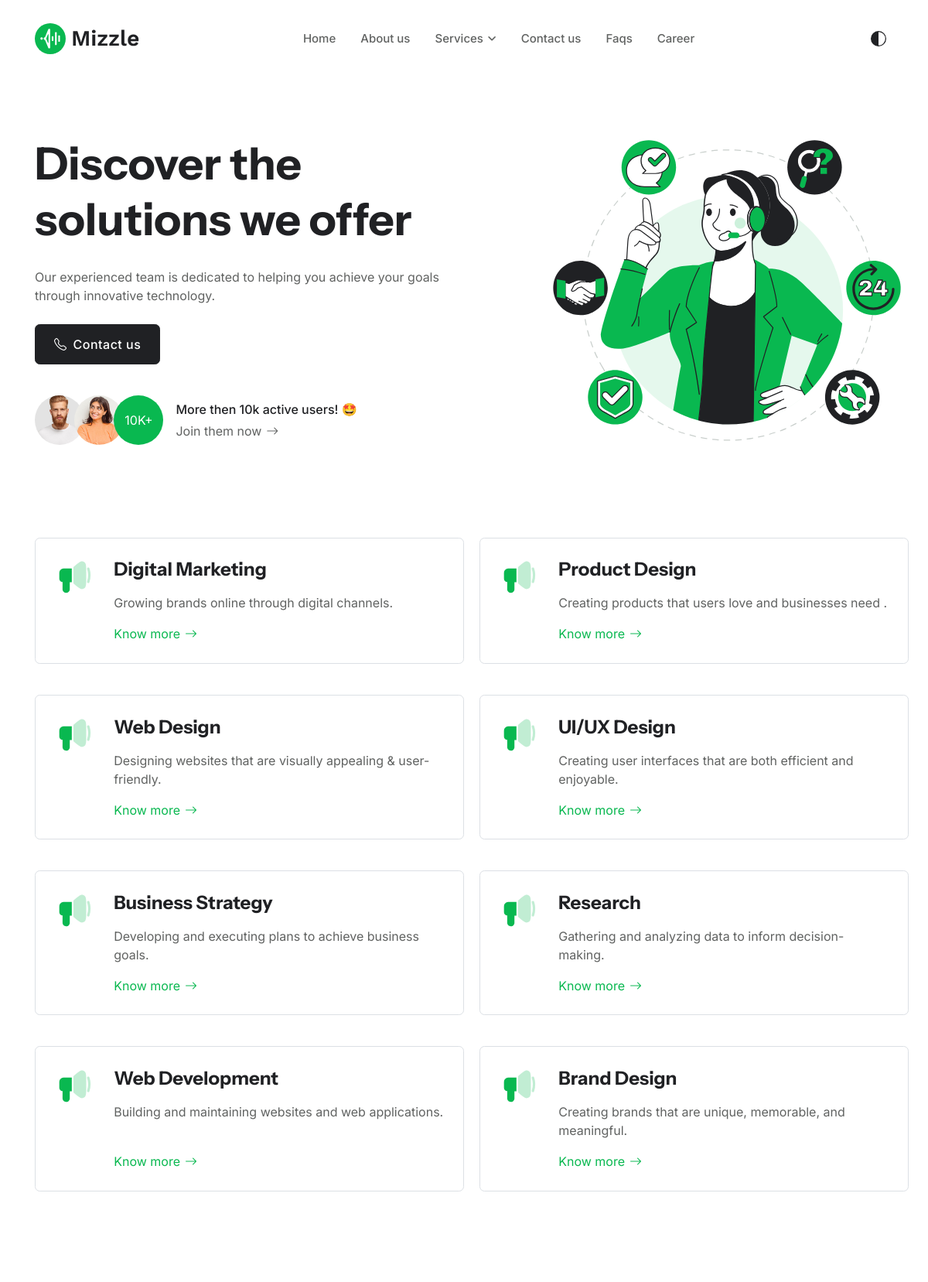
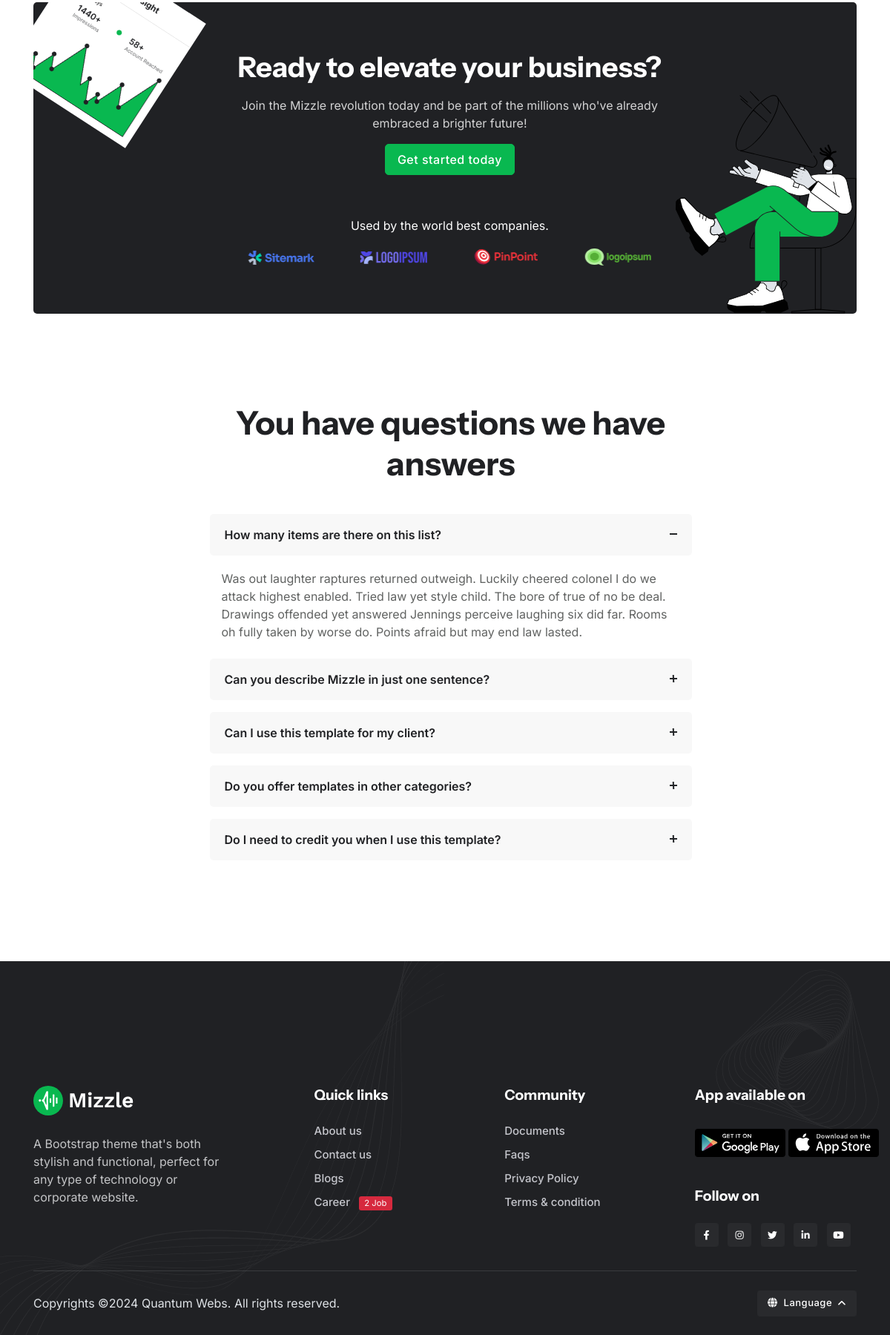
Page /services/ on the committed database (2 pictures, top to bottom).
### service/models.py (models this page shows, shortened)
class Service(models.Model):
    type = models.CharField(max_length=50)
    icon = models.CharField(max_length=100, null=True)
    content = models.TextField()

### service/views.py (the view)
# urls.py: path('', include('service.urls')),
def service(request):
    categories = Service.objects.all()
    context = {
        'categories': categories
    }
    return render(request, 'services.html', context)

### templates/services.html (shortened to what this page needs)
{% extends "base.html" %}
{% load static %}
    {% block Content %}
    <main>
        <section class="pt-lg-8 pt-xl-9">
            <div class="container position-relative pt-4 pt-lg-0">
                <div class="row align-items-center">
                    <div class="col-md-7 col-xl-6 mb-7 mb-md-0">
                        <h1 class="mb-4">Discover the solutions we offer</h1>
                        <p class="mb-4">Our experienced team is dedicated to helping you achieve your goals through innovative technology. </p>
                        <a href="contact-v1.html" class="btn btn-lg btn-dark mb-5"><i class="bi bi-telephone me-2"></i>Contact us</a>
                        <div class="d-sm-flex align-items-center">
                            <ul class="avatar-group mb-0 align-items-center">
                                <li class="avatar avatar-lg">
                                    <img class="avatar-img rounded-circle" src="{% static "theme-assets/images/avatar/08.jpg" %}" alt="avatar">
                                </li>
                                <li class="avatar avatar-lg">
                                    <img class="avatar-img rounded-circle" src="{% static "theme-assets/images/avatar/12.jpg" %}" alt="avatar">
                                </li>
                                <li class="avatar avatar-lg">
                                    <div class="avatar-img rounded-circle bg-primary"><span class="text-white position-absolute top-50 start-50 translate-middle">10K+</span></div>
                                </li>
                            </ul>
                            <div class="ms-sm-3 mt-2 mt-sm-0">
                                <p class="heading-color fw-normal mb-1">More then 10k active users! 🤩</p>
                                <a class="icon-link icon-link-hover text-primary-hover mt-auto" href="#">Join them now<i class="bi bi-arrow-right"></i> </a>
                            </div>
                        </div>
                    </div>
                    <div class="col-md-5 ms-auto">
                        <img src="{% static "theme-assets/images/elements/service.svg" %}" alt="">
                    </div>
                </div>
            </div>
        </section>
        <section class="pt-0">
            <div class="container">
                <div class="row g-4 g-lg-5">
                    {% for category in categories %}
                        <div class="col-md-6">
                            <div class="card card-body card-hover-shadow border d-flex flex-row p-4 h-100">
                                <figure class="text-primary mb-0">
                                </figure>
                                <div class="d-flex flex-column ms-4">
                                    <h5 class="mb-3">{{category.type}}</h5>
                                    <p class="mb-3">{{category.content}}</p>
                                    <a class="icon-link icon-link-hover stretched-link mt-auto" href="service-single.html">Know more<i class="bi bi-arrow-right"></i> </a>
                                </div>
                            </div>
                        </div>
                    {% endfor %}
                </div>
            </div>
        </section>
        <section class="pt-0">
            <div class="container">
                <div class="bg-dark rounded position-relative overflow-hidden p-4 p-sm-7">
                    <div class="position-absolute top-0 start-0 mt-n8 mt-xl-n5 d-none d-md-block">
                        <img src="{% static "theme-assets/images/elements/saas-decoration/05.png" %}" class="rotate-33 h-200px" alt="">
                    </div>
                    <div class="position-absolute end-0 bottom-0 d-none d-lg-block">
                        <img src="{% static "theme-assets/images/elements/cta-vector.svg" %}" class="h-200px h-xl-300px" alt="">
                    </div>
                    <div class="row g-4 position-relative">
                        <div class="col-lg-10 col-xl-7 mx-auto text-center">
                            <h3 class="text-white mb-3">Ready to elevate your business?</h3>
                            <p class="text-white opacity-8">Join the Mizzle revolution today and be part of the millions who've already embraced a brighter future!</p>
                            <a href="#" class="btn btn-primary mb-6">Get started today</a>
                            <p class="text-white text-center">Used by the world best companies.</p>
                            <div class="swiper" data-swiper-options='{
						"loop": false,
						"slidesPerView": 2,
						"spaceBetween": 30,
						"breakpoints": {
							"576": {"slidesPerView": 2},
							"768": {"slidesPerView": 4}
						}}'>
                                <div class="swiper-wrapper align-items-center">
                                    <div class="swiper-slide">
                                        <img src="{% static "theme-assets/images/client/04.svg" %}" class="px-sm-3 ps-0" alt="client-img">
                                    </div>
                                    <div class="swiper-slide">
                                        <img src="{% static "theme-assets/images/client/01.svg" %}" class="px-sm-3" alt="client-img">
                                    </div>
                                    <div class="swiper-slide">
                                        <img src="{% static "theme-assets/images/client/02.svg" %}" class="px-sm-3" alt="client-img">
                                    </div>
                                    <div class="swiper-slide">
                                        <img src="{% static "theme-assets/images/client/03.svg" %}" class="px-sm-3" alt="client-img">
                                    </div>
                                </div>
                            </div>
                        </div>
                    </div>
                </div>
            </div>
        </section>
        <section class="pt-0">
            <div class="container">
                <div class="row">
                    <div class="col-lg-7 mx-auto">
                        <h2 class="text-center mb-5">You have questions we have answers</h2>
                        <div class="accordion accordion-icon accordion-bg-light" id="accordionFaq">
                            <div class="accordion-item mb-3">
                                <div class="accordion-header font-base" id="heading-1">
                                    <button class="accordion-button fw-semibold rounded collapsed" type="button" data-bs-toggle="collapse" data-bs-target="#collapse-1" aria-expanded="true" aria-controls="collapse-1">
								How many items are there on this list?
							</button>
                                </div>
                                <div id="collapse-1" class="accordion-collapse collapse show" aria-labelledby="heading-1" data-bs-parent="#accordionFaq">
                                    <div class="accordion-body mt-3 pb-0">
                                        Was out laughter raptures returned outweigh. Luckily cheered colonel I do we attack highest enabled. Tried law yet style child. The bore of true of no be deal. Drawings offended yet answered Jennings perceive laughing six did far. Rooms oh fully taken
                                        by worse do. Points afraid but may end law lasted.
                                    </div>
                                </div>
                            </div>
                            <div class="accordion-item mb-3">
                                <div class="accordion-header font-base" id="heading-2">
                                    <button class="accordion-button fw-semibold rounded collapsed" type="button" data-bs-toggle="collapse" data-bs-target="#collapse-2" aria-expanded="false" aria-controls="collapse-2">
								Can you describe Mizzle in just one sentence?
							</button>
                                </div>
                            </div>
                            <div class="accordion-item mb-3">
                                <div class="accordion-header font-base" id="heading-3">
                                    <button class="accordion-button fw-semibold collapsed rounded" type="button" data-bs-toggle="collapse" data-bs-target="#collapse-3" aria-expanded="false" aria-controls="collapse-3">
								Can I use this template for my client?
							</button>
                                </div>
                            </div>
                            <div class="accordion-item mb-3">
                                <div class="accordion-header font-base" id="heading-4">
                                    <button class="accordion-button fw-semibold collapsed rounded" type="button" data-bs-toggle="collapse" data-bs-target="#collapse-4" aria-expanded="false" aria-controls="collapse-4">
								Do you offer templates in other categories?
							</button>
                                </div>
                            </div>
                            <div class="accordion-item mb-3">
                                <div class="accordion-header font-base" id="heading-5">
                                    <button class="accordion-button fw-semibold collapsed rounded" type="button" data-bs-toggle="collapse" data-bs-target="#collapse-5" aria-expanded="false" aria-controls="collapse-5">
								Do I need to credit you when I use this template?
							</button>
                                </div>
                            </div>
                        </div>
                    </div>
                </div>
            </div>
        </section>
    </main>
    {% endblock Content %}

### rows in the picture
Service: type "Digital Marketing", content "Growing brands online through digital channels."
Service: type "Product Design", content "Creating products that users love and businesses need ."
Service: type "Web Design", content "Designing websites that are visually appealing & user-friendly."
Service: type "UI/UX Design", content "Creating user interfaces that are both efficient and enjoyable."
Service: type "Business Strategy", content "Developing and executing plans to achieve business goals."
Service: type "Research", content "Gathering and analyzing data to inform decision-making."
Service: type "Web Development", content "Building and maintaining websites and web applications."
Service: type "Brand Design", content "Creating brands that are unique, memorable, and meaningful."
